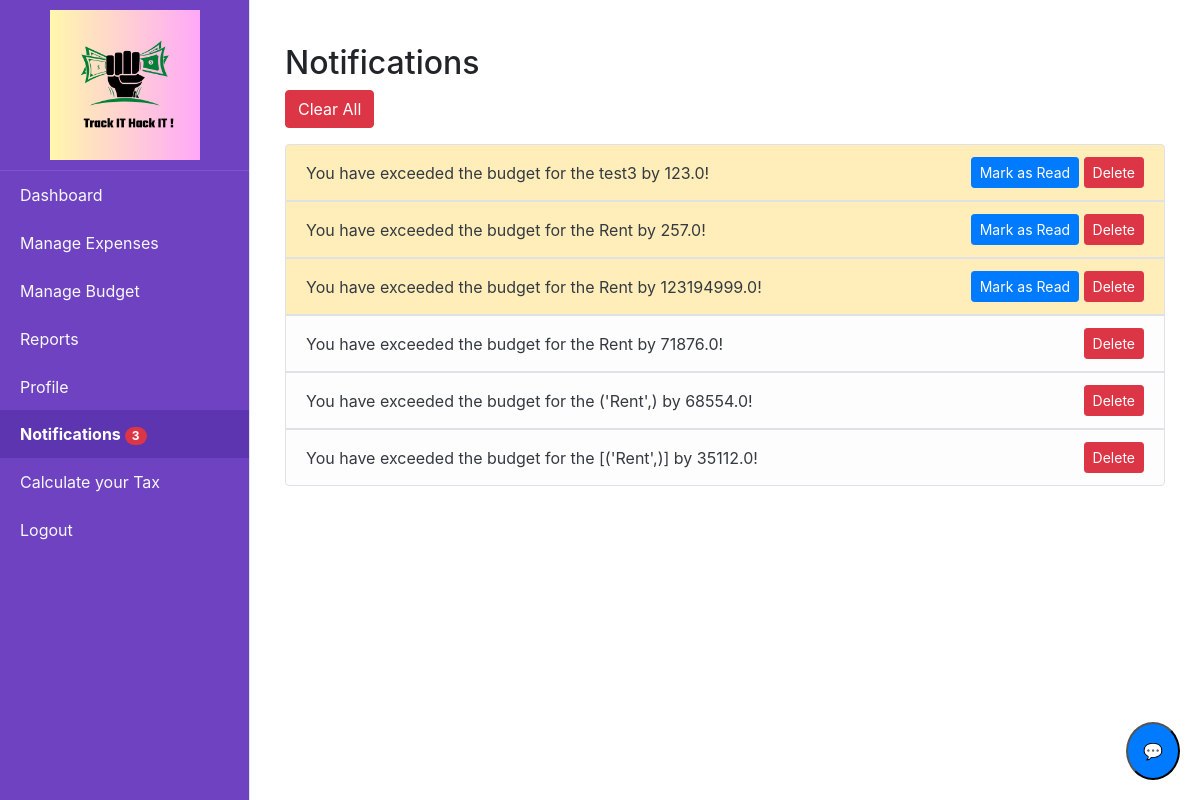
The page /notifications (signed in) on the database as committed earlier.
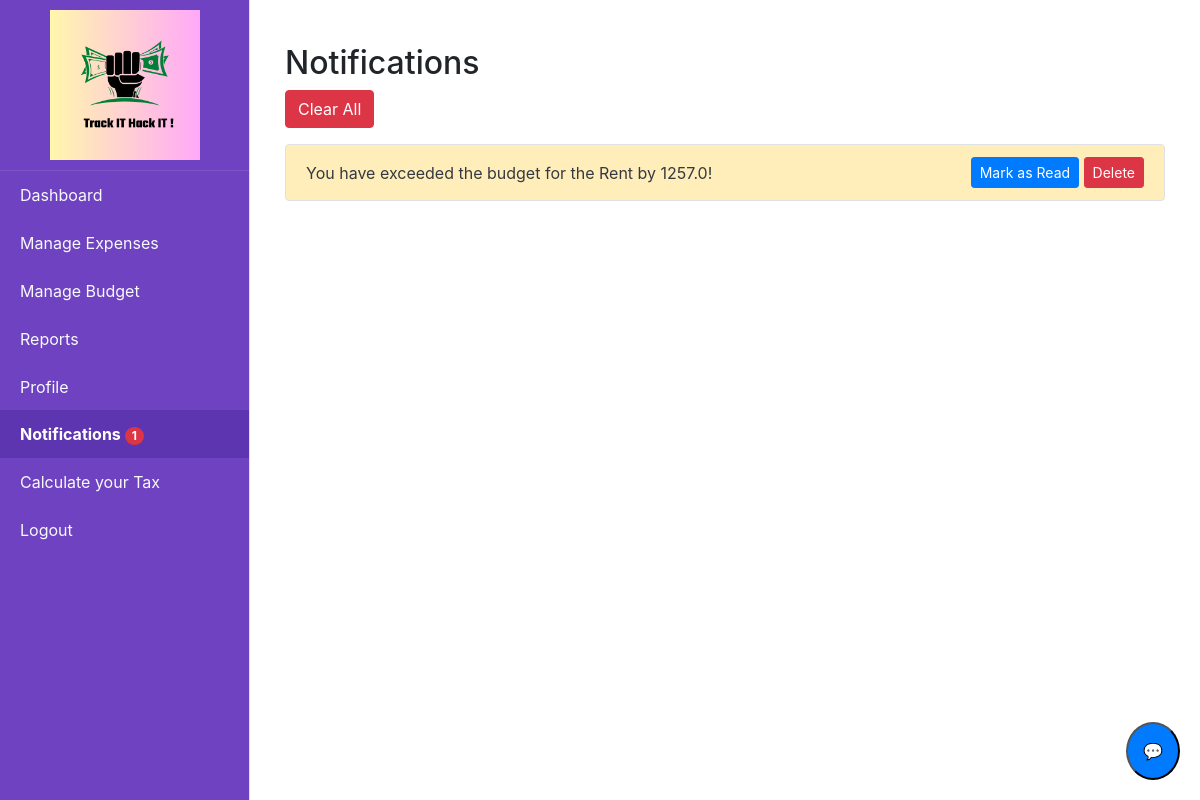
The same page on the database as committed later.
### tables this page shows
CREATE TABLE notifications (
    id INTEGER PRIMARY KEY AUTOINCREMENT,
    user_id INTEGER NOT NULL,
    message TEXT NOT NULL,
    is_read BOOLEAN DEFAULT 0,
    created_at TIMESTAMP DEFAULT CURRENT_TIMESTAMP,
    FOREIGN KEY (user_id) REFERENCES users (id)
);

### app.py (the view)
@app.route('/notifications')
@login_required
def notifications():
    notifications = query_db('''
        SELECT id, message, is_read, created_at
        FROM notifications
        WHERE user_id = ?
        ORDER BY is_read asc, created_at DESC
    ''', [current_user.id])
    return render_template('notifications.html', notifications=notifications)

### app.py (called while the page is built)
@login_manager.user_loader
def load_user(user_id):
    return get_user_by_id(user_id)

@app.after_request
def after_request(response):
    response.headers["Cache-Control"] = "no-cache, no-store, must-revalidate"
    return response

@app.context_processor
def inject_unread_notifications():
    if current_user.is_authenticated:
        unread_count = query_db('''
            SELECT COUNT(*)
            FROM notifications
            WHERE user_id = ? AND is_read = 0
        ''', [current_user.id], one=True)
        return dict(unread_count=unread_count[0] if unread_count else 0)
    return dict(unread_count=0)

### database.py (called while the page is built)
def get_db():
    return sqlite3.connect(DATABASE)

def query_db(query, args=(), one=False):
    cur = get_db().execute(query, args)
    rv = cur.fetchall()
    cur.close()
    return (rv[0] if rv else None) if one else rv

def get_user_by_id(user_id):
    conn = sqlite3.connect(DATABASE)
    cursor = conn.cursor()
    cursor.execute('SELECT * FROM users WHERE id = ?', (user_id,))
    user = cursor.fetchone()
    conn.close()
    if user:
        return User(id=user[0], username=user[1], email=user[2], password=user[3])
    return None

### templates/notifications.html (shortened to what this page needs)
{% extends "home.html" %}
{% block content %}
<div class="container mt-4">
    <h2>Notifications</h2>
    <button id="clearAllBtn" class="btn btn-danger mb-3">Clear All</button>
    <ul class="list-group">
        {% for notification in notifications %}
        <li class="list-group-item d-flex text-dark justify-content-between align-items-center border {% if notification[2] == 1 %}list-group-item-light {% else %}list-group-item-warning{% endif %}">
            {{ notification[1] }}
            <div>
                {% if notification[2] == 0 %}
                <button class="btn btn-primary btn-sm mark-as-read" data-id="{{ notification[0] }}">Mark as Read</button>
                {% endif %}
                <button class="btn btn-danger btn-sm delete-notification" data-id="{{ notification[0] }}">Delete</button>
            </div>
        </li>
        {% endfor %}
    </ul>
</div>
{% endblock %}

### templates/home.html (shortened to what this page needs)
<!DOCTYPE html>
<html lang="en">
<head>
    <link rel="stylesheet" href="https://cdnjs.cloudflare.com/ajax/libs/font-awesome/5.15.4/css/all.min.css">
    <link href="https://stackpath.bootstrapcdn.com/bootstrap/4.5.2/css/bootstrap.min.css" rel="stylesheet">
    <link rel="stylesheet" href="{{ url_for('static', filename='styles_home.css') }}">
</head>
<body>
    <div class="d-flex" id="wrapper">
        <div class=" border-right" id="sidebar-wrapper">
            <div class="sidebar-heading text-light text-center">
                <img src="{{ url_for('static', filename='logo.png') }}" alt="Finance Tracker Logo" class="logo" style="width: 150px; height: auto;">
            </div>
            <div class="list-group list-group-flush">
                <a href="{{ url_for('dashboard') }}" class="list-group-item list-group-item-action  text-light {% if request.endpoint == 'dashboard' %}active{% endif %}">Dashboard</a>
                <a href="{{ url_for('manage_expenses') }}" class="list-group-item list-group-item-action text-light  {% if 'expense' in request.endpoint %}active{% endif %}">Manage Expenses</a>
                <a href="{{ url_for('budget') }}" class="list-group-item list-group-item-action text-light {% if request.endpoint == 'budget' %}active{% endif %}">Manage Budget</a>
                <a href="{{ url_for('view_report_income') }}" class="list-group-item list-group-item-action  text-light {% if request.endpoint == 'view_reports' %}active{% endif %}">Reports</a>
                <a href="{{ url_for('profile') }}" class="list-group-item list-group-item-action  text-light {% if request.endpoint == 'profile' %}active{% endif %}">Profile</a>
                <a href="{{ url_for('notifications') }}" class="list-group-item list-group-item-action text-light {% if request.endpoint == 'notifications' %}active{% endif %}">Notifications
                {% if unread_count > 0 %}
                 <span class="badge badge-pill badge-danger">{{ unread_count }}</span>
                {% endif %}
                </a>
                <a href="{{ url_for('tax_calculator') }}" class="list-group-item list-group-item-action  text-light {% if request.endpoint == 'tax_calculator' %}active{% endif %}">Calculate your Tax</a>
                <form action="{{ url_for('logout') }}" method="POST" style="display: inline;">
                    <button type="submit" class="list-group-item list-group-item-action  text-light" style="border: none; width: 100%; text-align: left;">
                        Logout
                    </button>
                </form>
            </div>
        </div>
        <div id="page-content-wrapper" class="container-fluid">
            {% block content %}{% endblock %}
        </div>
    </div>
<div id="chat-icon" style="position:fixed; bottom:20px; right:20px;">
    <button onclick="openChatBox()" style="background-color: #007bff; color: white; border-radius: 50%; padding: 15px;">💬</button>
</div>
</body>
</html>

### static/styles_home.css (style rules this page uses)
#sidebar-wrapper { width: 250px; position: fixed; height: 100%; background-color: #6f42c1; }
#page-content-wrapper { margin-left: 250px; width: calc(100% - 250px); padding: 20px; overflow: auto; }
.list-group-item.active { background-color: #5e35b1 !important; color: #ffffff !important; font-weight: bold; border-color: #4a148c; }
.list-group-item-action { background-color: #6f42c1; }
.sidebar-heading { padding: 10px; font-size: 1.5em; text-align: center; background: #6f42c1; color: #ffffff; border-bottom: 1px solid rgba(255, 255, 255, .1); }
.list-group-item { border: none; color: #ffffff; }

Rows that differ between the two databases and show on the page:
removed notifications: message "You have exceeded the budget for the test3 by 123.0!"
removed notifications: message "You have exceeded the budget for the Rent by 257.0!"
removed notifications: message "You have exceeded the budget for the Rent by 123194999.0!"
removed notifications: message "You have exceeded the budget for the Rent by 71876.0!", is_read True (drawn)
removed notifications: message "You have exceeded the budget for the ('Rent',) by 68554.0!", is_read True (drawn)
removed notifications: message "You have exceeded the budget for the [('Rent',)] by 35112.0!", is_read True (drawn)
added notifications: message "You have exceeded the budget for the Rent by 1257.0!"
Other text that changed with them:
{{ unread_count }}: "3" → "1"
